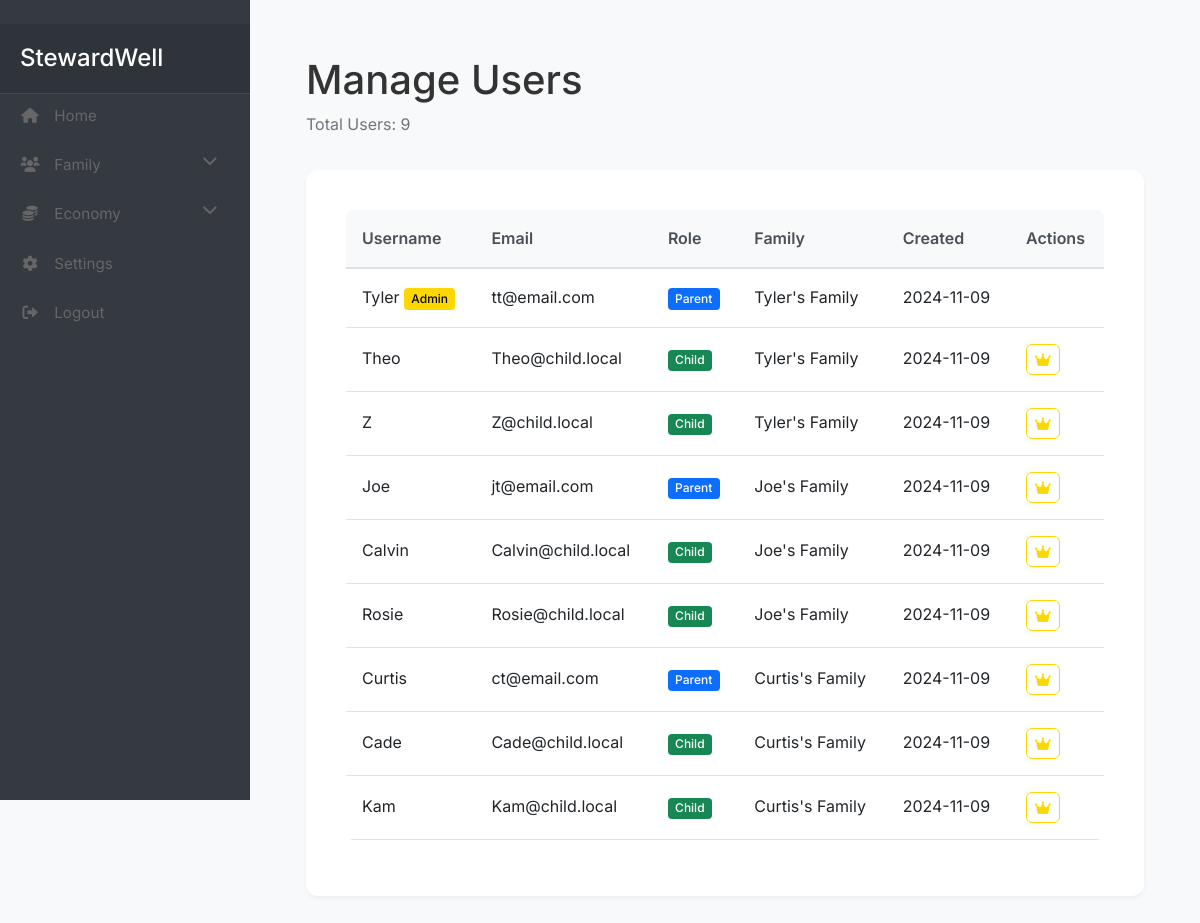
The app's page /admin/users (signed in) with its own data.
### app/models/user.py (models this page shows)
class User(db.Model, UserMixin):
    id = db.Column(db.Integer, primary_key=True)
    username = db.Column(db.String(64), unique=True, nullable=False)
    email = db.Column(db.String(120), unique=True, nullable=False)
    password_hash = db.Column(db.String(128), nullable=False)
    pin = db.Column(db.String(4))
    created_at = db.Column(db.DateTime, default=datetime.utcnow)
    is_superuser = db.Column(db.Boolean, default=False)
    is_parent = db.Column(db.Boolean, default=False)
    family_id = db.Column(db.Integer, db.ForeignKey('family.id'))
    parent_id = db.Column(db.Integer, db.ForeignKey('user.id'), nullable=True)
    children = db.relationship('User', backref=db.backref('parent', remote_side=[id]))
    coins = db.Column(db.Integer, default=0)
    family_points = db.Column(db.Integer, default=0)
    created_goal_categories = db.relationship('GoalCategory', back_populates='created_by')
    created_goals = db.relationship('Goal', back_populates='created_by')

class Family(db.Model):
    id = db.Column(db.Integer, primary_key=True)
    name = db.Column(db.String(64), nullable=False)
    family_code = db.Column(db.String(6), unique=True, nullable=False, default=generate_family_code)
    created_at = db.Column(db.DateTime, default=datetime.utcnow)
    members = db.relationship('User', backref='family')
    goals = db.relationship('Goal', back_populates='family')
    goal_categories = db.relationship('GoalCategory', back_populates='family')
    chores = db.relationship('Chore', backref='family', lazy='dynamic')

### app/controllers/admin.py (the view)
@admin_bp.route('/users')
@login_required
@superuser_required
def manage_users():
    users = User.query.all()
    return render_template('admin/users.html', users=users)

### app/__init__.py (called while the page is built)
@login_manager.user_loader
def load_user(id):
    from app.models.user import User
    return User.query.get(int(id))

### app/controllers/admin.py (called while the page is built)
def superuser_required(f):
    @wraps(f)
    def decorated_function(*args, **kwargs):
        if not current_user.is_authenticated or not current_user.is_superuser:
            flash('You need to be a superuser to access this page.', 'danger')
            return redirect(url_for('main.index'))
        return f(*args, **kwargs)
    return decorated_function

### app/templates/admin/users.html (shortened to what this page needs)
{% extends "base.html" %}
{% block authenticated_content %}
<div class="content-container">
    <div class="page-header">
        <h1>Manage Users</h1>
        <p class="text-muted">Total Users: {{ users|length }}</p>
    </div>
    <div class="card">
        <div class="card-body">
            <div class="table-responsive">
                <table class="table table-hover">
                    <thead>
                        <tr>
                            <th>Username</th>
                            <th>Email</th>
                            <th>Role</th>
                            <th>Family</th>
                            <th>Created</th>
                            <th>Actions</th>
                        </tr>
                    </thead>
                    <tbody>
                        {% for user in users %}
                        <tr>
                            <td>
                                {{ user.username }}
                                {% if user.is_superuser %}
                                    <span class="badge bg-warning">Admin</span>
                                {% endif %}
                            </td>
                            <td>{{ user.email }}</td>
                            <td>
                                {% if user.is_parent %}
                                    <span class="badge bg-primary">Parent</span>
                                {% else %}
                                    <span class="badge bg-success">Child</span>
                                {% endif %}
                            </td>
                            <td>{{ user.family.name if user.family else 'No Family' }}</td>
                            <td>{{ user.created_at.strftime('%Y-%m-%d') }}</td>
                            <td>
                                <div class="btn-group">
                                    {% if user != current_user %}
                                        <form action="{{ url_for('admin.toggle_superuser', user_id=user.id) }}" method="POST" class="d-inline">
                                            <button type="submit" class="btn btn-sm {% if user.is_superuser %}btn-warning{% else %}btn-outline-warning{% endif %}"
                                                    title="Toggle admin status">
                                                <i class="fas fa-crown"></i>
                                            </button>
                                        </form>
                                    {% endif %}
                                </div>
                            </td>
                        </tr>
                        {% endfor %}
                    </tbody>
                </table>
            </div>
        </div>
    </div>
</div>
{% endblock %}

### app/static/css/style.css (style rules this page uses)
:root { --primary-color: #4169E1; --secondary-color: #4CAF50; --background-color: #f8f9fa; --text-color: #333; --border-color: #e0e0e0; --shadow: 0 2px 4px rgba(0,0,0,0.05); }
body { background-color: var(--background-color); color: var(--text-color); font-family: 'Inter', -apple-system, BlinkMacSystemFont, sans-serif; line-height: 1.6; }
.btn { padding: 0.75rem 1.5rem; border-radius: 6px; font-size: 0.95rem; transition: all 0.2s ease; text-decoration: none; display: inline-block; }
.card { background: white; padding: 1.5rem; border-radius: 12px; box-shadow: var(--shadow); border: none; }
.content-container { padding: 1.5rem; }
.page-header { margin-bottom: 2rem; }
.page-header h1 { margin-bottom: 0.5rem; }
.table { background: white; border-radius: 8px; overflow: hidden; }
.table th { background-color: #f8f9fa; border-bottom: 2px solid #dee2e6; color: #495057; font-weight: 600; }
.table td, .table th { padding: 1rem; vertical-align: middle; }
.badge { padding: 0.4em 0.6em; font-size: 0.75em; font-weight: 500; }
.btn-group { display: flex; gap: 0.5rem; }
.btn-sm { padding: 0.25rem 0.5rem; font-size: 0.875rem; }
.badge.bg-warning { background-color: #ffd700 !important; color: #000; }
.btn-outline-warning { border-color: #ffd700; color: #ffd700; }

### records on screen
User: username "Tyler", is_superuser "Admin", email "tt@email.com", is_parent "Parent", family "Tyler's Family", created_at "2024-11-09"
User: username "Theo", email "Theo@child.local", is_parent "Child", family "Tyler's Family", created_at "2024-11-09"
User: username "Z", email "Z@child.local", is_parent "Child", family "Tyler's Family", created_at "2024-11-09"
User: username "Joe", email "jt@email.com", is_parent "Parent", family "Joe's Family", created_at "2024-11-09"
User: username "Calvin", email "Calvin@child.local", is_parent "Child", family "Joe's Family", created_at "2024-11-09"
User: username "Rosie", email "Rosie@child.local", is_parent "Child", family "Joe's Family", created_at "2024-11-09"
User: username "Curtis", email "ct@email.com", is_parent "Parent", family "Curtis's Family", created_at "2024-11-09"
User: username "Cade", email "Cade@child.local", is_parent "Child", family "Curtis's Family", created_at "2024-11-09"
User: username "Kam", email "Kam@child.local", is_parent "Child", family "Curtis's Family", created_at "2024-11-09"

### other values on screen
{{ users|length }} "9"
